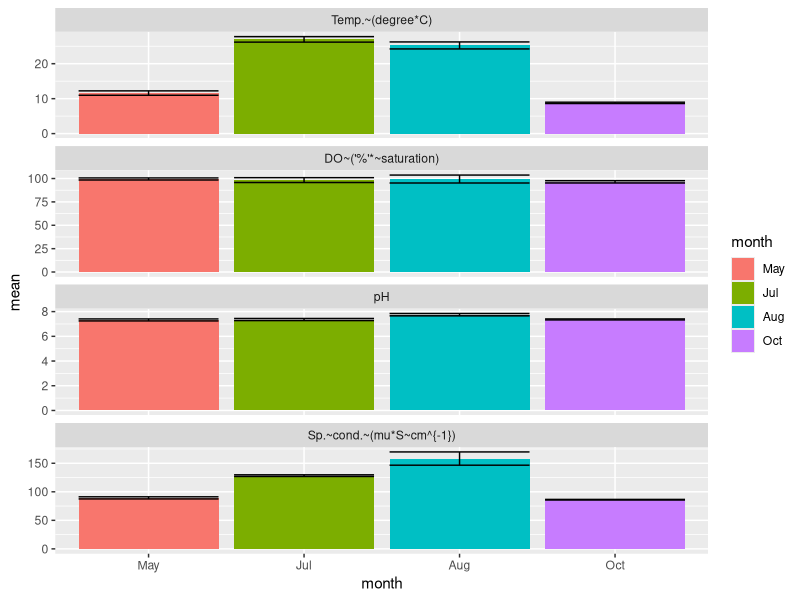
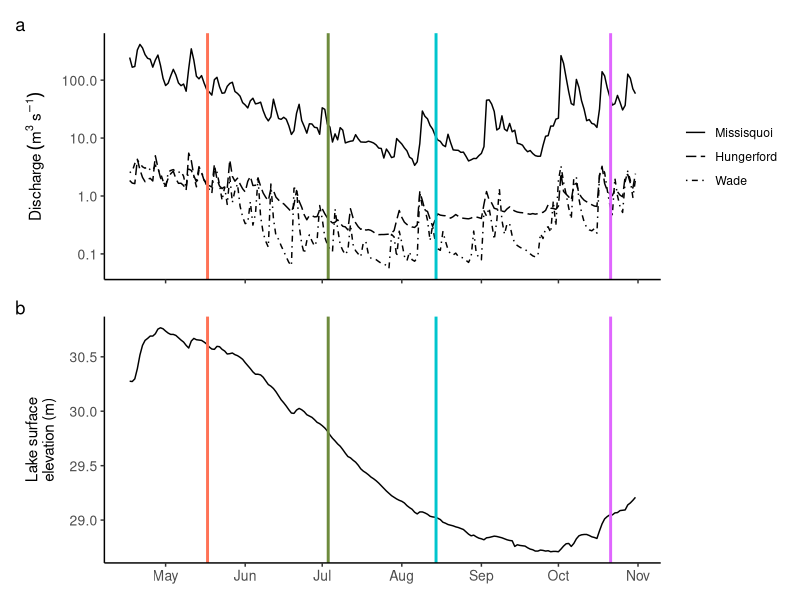

Reproduce these figures in R, in order.
#Analysis of figures for manuscript
#Igrena Aponte - 10/19/21


#Figure 2 from ES thesis 
#Add discharge time series for Wade and Hungerford to subplot a.
# Code from R script - discharge and lake level graphs 
# Adapted by DWK on 10/8/21

library("tidyverse")
library("lubridate")
#library("xts")
# library("cowplot")
library("patchwork")

# setwd("C:/Users/esovc/ownCloud3/Shared/BREE/Watershed Data/Miss_Delta")

#----Plot 01----

#Load in Miss Riv @ Swanton dam discharge data
# discharge <- read_csv("Data/USGS Data/swanton_discharge_data.csv", col_types = cols()) %>% 
#   mutate(timestamp = mdy_hm(Datetime, tz = "America/New_York")) %>% 
#   mutate(site = "Swanton") %>% 
#   # Convert from cfs to cms
#   mutate(q_cms = discharge_cfs*0.0283168) %>% 
#   select(timestamp, q_cms, site)

# remove Halloween storm from the data to better show seasonal discahrge
q_miss <- read_csv("Data/USGS Data/swanton_discharge_data.csv", col_types = cols()) %>% 
  mutate(timestamp = mdy_hm(Datetime, tz = "America/New_York")) %>% 
  filter(timestamp < ymd_hms("2019-11-01 00:00:00", tz = "America/New_York")) %>% 
  mutate(site = "Missisquoi") %>% 
  # Convert from cfs to cms
  mutate(q_cms = discharge_cfs*0.0283168) %>% 
  select(timestamp, q_cms, site)

# Load in lake level data
lake <- read_csv("Data/USGS Data/lake_level_burlington_data.csv", col_types = cols()) %>% 
  mutate(timestamp = mdy(Date, tz = "America/New_York")) %>% 
  filter(timestamp < ymd_hms("2019-11-01 00:00:00", tz = "America/New_York")) %>% 
  # Convert lake left from ft to m
  mutate(lake_level_m = `lake level_ft`*0.3048) %>% 
  select(-c(Date, month, `lake level_ft`))

# Hungerford and Wade 2019 discharge data
  # Both sites were missing data at the beginning of summer because of an issue with the sensor
  # Erin Seybold used a discharge relationship with another nearby site to estimate discharge for this period
  # So we will use the CSV file with the estimated discharge
  # Hford
  q_hford <- read_csv("Data/hungerford_2019_best_q_meas+est.csv", col_types = cols()) %>% 
    mutate(site = "Hungerford") %>% 
    rename(q_cms = HF_best_q, timestamp = r_timestamp) %>% 
    # select(-c(X1, hobo_stage, offset, hobo_stage_int, corr_stage)) %>% 
    mutate(timestamp = mdy_hm(timestamp, tz = "America/New_York")) %>% 
    filter(timestamp < ymd_hms("2019-11-01 00:00:00", tz = "America/New_York"))
  
  # Wade
  q_wade <- read_csv("Data/wade_2019_best_q_meas+est.csv", col_types = cols()) %>% 
    mutate(site = "Wade") %>% rename(q_cms = best_q, timestamp = r_timestamp) %>% 
    select(site, timestamp, q_cms, source) %>% 
    mutate(timestamp = mdy_hm(timestamp, tz = "America/New_York")) %>% 
    filter(timestamp < ymd_hms("2019-11-01 00:00:00", tz = "America/New_York"))

# Combine and calculate average discharge per day of data (to simplify and match lake data frequency)
dis_avg <- 
  q_miss %>% 
  bind_rows(q_hford) %>% 
  bind_rows(q_wade) %>% 
  group_by(site, date(timestamp)) %>% 
  summarize(q_cms_mean = mean(q_cms, na.rm = TRUE)) %>% 
  rename(timestamp = "date(timestamp)") %>% 
  pivot_wider(names_from = site, values_from = q_cms_mean)

#Bind discharge and lake level data
# Bind data together
comb <- 
  dis_avg %>% 
  left_join(lake, by = "timestamp") %>% 
  filter(timestamp >= ymd("2019-04-17"))



# Plot mean daily discharge and lake level separately and then combine into one figure
# Discharge here is cms and lake level is in m
# Set theme
theme1 <- 
  theme_classic() +
  theme(panel.grid = element_blank(),
        axis.text = element_text(size = 10),
        axis.title = element_text(size = 11)) 

# Daily mean river discharge
pl_dis <- comb %>%
  pivot_longer(cols = c(Hungerford, Wade, Missisquoi), names_to = "site", values_to = "q_cms") %>% 
  mutate(site = factor(site, levels = c("Missisquoi", "Hungerford", "Wade"))) %>% 
  ggplot(aes(x = timestamp, y = q_cms, group = site, linetype = site)) +
  geom_line() +
  labs(x = "Time", y = expression(Discharge~(m^{3}~s^{-1}))) +
  # Transform y-axis to log10
  scale_y_log10() +
  scale_x_datetime(date_breaks = "1 month",
                   date_labels = "%b") +
  scale_linetype_manual(values = c("solid", "longdash", "dotdash")) +
  geom_vline(xintercept=as.numeric(as.POSIXct("2019-05-17 12:00:00")), color = "coral1", size = 1) +
  geom_vline(xintercept=as.numeric(as.POSIXct("2019-07-03 12:00:00")), color = "darkolivegreen4", size = 1) +
  geom_vline(xintercept=as.numeric(as.POSIXct("2019-08-14 12:00:00")), color = "turquoise3", size = 1) +
  geom_vline(xintercept=as.numeric(as.POSIXct("2019-10-21 12:00:00")), color = "mediumorchid1", size = 1) +
  theme1 +
  theme(axis.text.x = element_blank(),
        axis.title.x = element_blank(),
        legend.title = element_blank())

# Lake surface level
pl_lake <- comb %>%
  ggplot(aes(x = timestamp, y = lake_level_m)) +
  geom_line() +
  labs(x = "Time", y = "Lake surface\nelevation (m)") +
  scale_x_datetime(date_breaks = "1 month",
                   date_labels = "%b") +
  geom_vline(xintercept=as.numeric(as.POSIXct("2019-05-17 12:00:00")), color = "coral1", size = 1) +
  geom_vline(xintercept=as.numeric(as.POSIXct("2019-07-03 12:00:00")), color = "darkolivegreen4", size = 1) +
  geom_vline(xintercept=as.numeric(as.POSIXct("2019-08-14 12:00:00")), color = "turquoise3", size = 1) +
  geom_vline(xintercept=as.numeric(as.POSIXct("2019-10-21 12:00:00")), color = "mediumorchid1", size = 1) +
  theme1 +
  theme(axis.title.x = element_blank())

# Combine plots into 1
plot1 <- pl_dis / pl_lake + plot_annotation(tag_levels = "a")
# plot1 <- plot_grid(pl_dis, pl_lake, ncol = 1, align = "hv",
#                    labels = "auto")
ggsave("Plots/figure2_discharge_lakelevel.png", plot1, width = 6, height = 4, units = "in", dpi = 150)


#/#/#/#/#/#/#

#----Plot 02----

#Read in data
#code extracted from the script: combined data analysis.R
#lines 11 - 74
may <- read_csv("Data/alldata_compiled_2019-05-17.csv", col_types = cols()) %>%
  rename(timestamp = r_timestamp) %>% 
  # mutate(r_timestamp = as.character(r_timestamp)) %>% 
  # Remove low DOC outlier in May
  mutate(NPOC_mgCL = ifelse(NPOC_mgCL < 1, NA, NPOC_mgCL))

july <- read_csv("Data/alldata_compiled_2019-07-03.csv", col_types = cols()) %>%
  rename(timestamp = r_timestamp)
  # mutate(r_timestamp = as.character(r_timestamp))
  
# august <- read_csv("Data/alldata_compiled_2019-08-14.csv",
#                    col_types = cols(NO3_UM = "n", NH4_UM = "d",PO4_UM = "d", 
#                                     NO3_mgNL = "d", NH4_mgNL = "d", PO4_mgPL = "d")) %>%
#   mutate(r_timestamp = as.character(r_timestamp))

# Here is a weird f&cking workaround for the issue above w/ August data - angry face!
august <- read_csv("Data/alldata_compiled_2019-08-14.csv", col_types = cols()) %>% 
  rename(timestamp = r_timestamp) %>% 
  mutate(
         # timestamp = as.character(timestamp),
         timestamp = mdy_hm(timestamp),
         NO3_UM = as.numeric(NO3_UM),
         NH4_UM = as.numeric(NH4_UM),
         PO4_UM = as.numeric(PO4_UM), 
         NO3_mgNL = as.numeric(NO3_mgNL), 
         NH4_mgNL = as.numeric(NH4_mgNL), 
         PO4_mgPL = as.numeric(PO4_mgPL))

october <- read_csv("Data/alldata_compiled_2019-10-21.csv", col_types = cols()) %>%
  rename(timestamp = r_timestamp)
  # mutate(r_timestamp = as.character(r_timestamp)) 


# Bind data together
comb <- bind_rows(may, july, august, october) %>% 
  # Format date if not already done
  # mutate(timestamp = ymd_hms(timestamp)) %>% 
  # Add a month column & make it a factor instead of number
  mutate(month = as.factor(month(timestamp)))
# rm(may, july, august, october)

#Calculate N and P fractions (that were not measured)
comb <- comb %>% 
  #Calculate Particulate N 
  mutate(PN = TN_mgNL - TDN_mgNL) %>% 
  #Calculate DON
  mutate(DON = TDN_mgNL - NH4_mgNL - NO3_mgNL) %>% 
  #Calculate Particulate P
  mutate(PP = TP_mgPL - TDP_mgPL) %>% 
  #Calculate DOP
  mutate(DOP = TDP_mgPL - PO4_mgPL) %>% 
  #Make negative values 0
  mutate(PN = replace(PN, PN < 0, 0),
         PP = replace(PP, PP < 0, 0)) %>% 
  #Calculate molar ratios
  mutate(TN_TP = TN_UM / TP_UM,
         DIN_SRP = (NO3_UM + NH4_UM) / PO4_UM,
         DOC_TN = NPOC_mgCL * 1000/12.011 / TN_UM,
         DOC_TP = NPOC_mgCL * 1000/12.011 / TP_UM,
         DOC_DIN = NPOC_mgCL * 1000/12.011 / (NO3_UM + NH4_UM),
         DOC_SRP = NPOC_mgCL * 1000/12.011 / PO4_UM) 


# Calculate summary stats for each month
month_sum <- comb %>% 
  gather(key = "var", value = "value", c(temp_c, do_mgl, do_per, spc_uscm, ph, NO3_UM:Fe_ppb_0.45, PN:DOC_TP)) %>% 
  group_by(transect, month, var) %>% 
  summarize(mean = mean(value, na.rm = TRUE),
            sd = sd(value, na.rm = TRUE),
            CV = sd(value, na.rm = TRUE) / mean(value, na.rm = TRUE),
            CV_per = CV*100) %>% 
  filter(transect != "Dam") %>% 
  ungroup()


#Ploting Data 
month_sum %>% 
  filter(transect == "Main") %>% 
  filter(var %in% c("do_per", "ph", "spc_uscm", "temp_c")) %>% 
  # Re-order the variables so that temperature is plotted on top
  mutate(var = factor(var, levels = c("temp_c", "do_per", "ph", "spc_uscm"),
                      # I provide labels here for the facetted plots that include symbols and then use labeller = label_parsed below to parse them into label text
                      labels = c("Temp.~(degree*C)", "DO~('%'*~saturation)", "pH", "Sp.~cond.~(mu*S~cm^{-1})"))) %>% 
  # Provide abbreviated month labels for legend instead of numbers
  mutate(month = factor(month, levels = c("5", "7", "8", "10"),
                        labels = c("May", "Jul", "Aug", "Oct"))) %>%
  ggplot(aes(x = month, y = mean, fill = month)) +  
  geom_bar(stat = "identity") +
  geom_errorbar(aes(ymin = mean - sd, ymax = mean + sd)) +
  facet_wrap(~var, ncol=1,scales = "free_y")

#----Plot 3 ---- 

#Nitrogen Dynamics plot 

#----Suplemental information: Plots---- 



